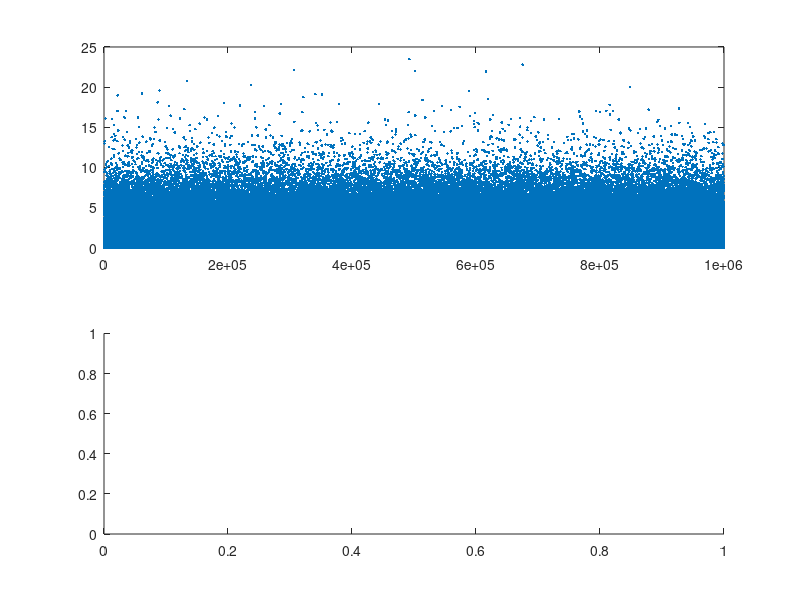

The MATLAB script that drew this image: (Note: this script raises an error after producing the figure.)
%%
%   COURSE: Master statistics and machine learning: intuition, math, code										
%      URL: udemy.com/course/statsml_x/?couponCode=202304 
% 
%  SECTION: Probability theory
%    VIDEO: Central limit theorem in action!
% 
%  TEACHER: Mike X Cohen, sincxpress.com
%

%%

% a clear MATLAB workspace is a clear mental workspace
close all; clear; clc

%% create data from a power-law distribution

% data
N = 1000000;
data = randn(N,1).^2;
% alternative data
% data = sin(linspace(0,10*pi,N));

% show the distribution
figure(1), clf
subplot(211)
plot(data,'.')

subplot(212)
histogram(data,40)

%% repeated samples of the mean

samplesize   = 30;
numberOfExps = 500;
samplemeans  = zeros(numberOfExps,1);

for expi=1:numberOfExps
    % get a sample and compute its mean
    sampleidx = randi(N,samplesize,1);
    samplemeans(expi) = mean(data( sampleidx ));
end

% and show its distribution
figure(2), clf
histogram(samplemeans,30)
xlabel('Mean estimate'), ylabel('Count')

%%

%% linear mixtures

% create two datasets with non-Gaussian distributions
x = linspace(0,6*pi,10001);
s = sin(x);
u = 2*rand(size(x))-1;


figure(3), clf
subplot(231)
plot(x,s,'linew',3,'color','b')
title('Signal')

subplot(234)
[y,xx] = hist(s,200);
plot(xx,y,'linew',3,'color','b')
title('Distribution')

subplot(232)
plot(x,u,'linew',3,'color','m')
title('Signal')

subplot(235)
[y,xx] = hist(u,200);
plot(xx,y,'linew',3,'color','m')
title('Distribution')

subplot(233)
plot(x,s+u,'linew',3,'color','k')
title('Combined signal')

subplot(236)
[y,xx] = hist(s+u,200);
plot(xx,y,'linew',3,'color','k')
title('Combined distribution')

%% done.
